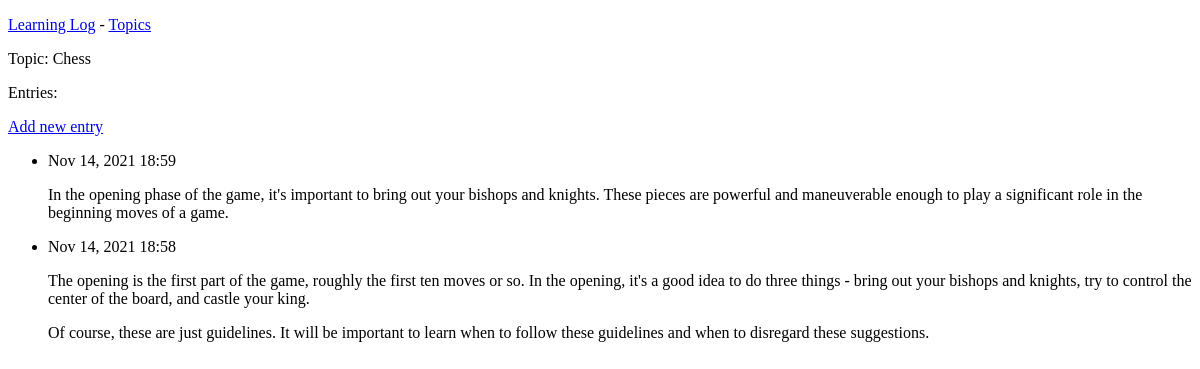
Page /topics/1/ on the earlier database version.
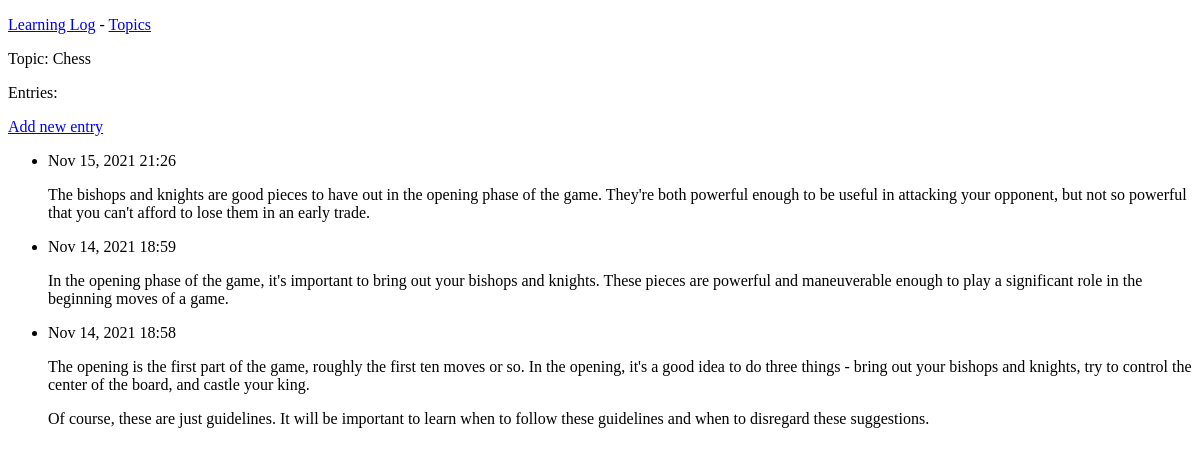
Same page on the later database version.
### learning_logs/models.py (models this page shows, shortened)
class Topic(models.Model):
    text = models.CharField(max_length=200)
    date_added = models.DateTimeField(auto_now_add=True)
    def __str__(self):
        return self.text

class Entry(models.Model):
    topic = models.ForeignKey(Topic, on_delete=models.CASCADE)
    text = models.TextField()
    date_added = models.DateTimeField(auto_now_add=True)
    class Meta:
        verbose_name_plural = 'entries'

### learning_logs/views.py (the view)
# urls.py: path('topics/<int:topic_id>/', views.topic, name='topic'),
def topic(request, topic_id):
    title = 'Einträge'
    topic = Topic.objects.get(id=topic_id)
    entries = topic.entry_set.order_by('-date_added')
    context = {'entries': entries, 'topic': topic, 'title': title}
    return render(request, 'learning_logs/topic.html', context)

### learning_logs/templates/learning_logs/topic.html
{% extends 'learning_logs/base.html' %}
{% block content %}
<p>Topic: {{ topic }}</p>
<p>Entries:</p>
<p>
    <a href="{% url 'learning_logs:new_entry' topic.id %}">Add new entry</a>
</p>
<ul>
    {% for entry in entries %}
    <li>
        <p>{{ entry.date_added|date:'M d, Y H:i' }}</p>
        <p>{{ entry.text|linebreaks }}</p>
    </li>
    {% empty %}
    <li>There are no entries for this topic yet.</li>
    {% endfor %}
</ul>
{% endblock content %}

### learning_logs/templates/learning_logs/base.html (shortened to what this page needs)
<!DOCTYPE html>
<html lang="en">
<head>
</head>
<body>
    <p>
        <a href="{% url 'learning_logs:index' %}">Learning Log</a> -
        <a href="{% url 'learning_logs:topics' %}">Topics</a>
    </p>
    {% block content %} {% endblock content %}
</body>
</html>

Differences in the rows shown:
added Entry: date_added "Nov 15, 2021 21:26", text "The bishops and knights are good pieces to have out in the opening phase of the game. They're both powerful enough to be useful in attacking your opponent, but not so powerful that you can't afford to lose them in an early trade."
